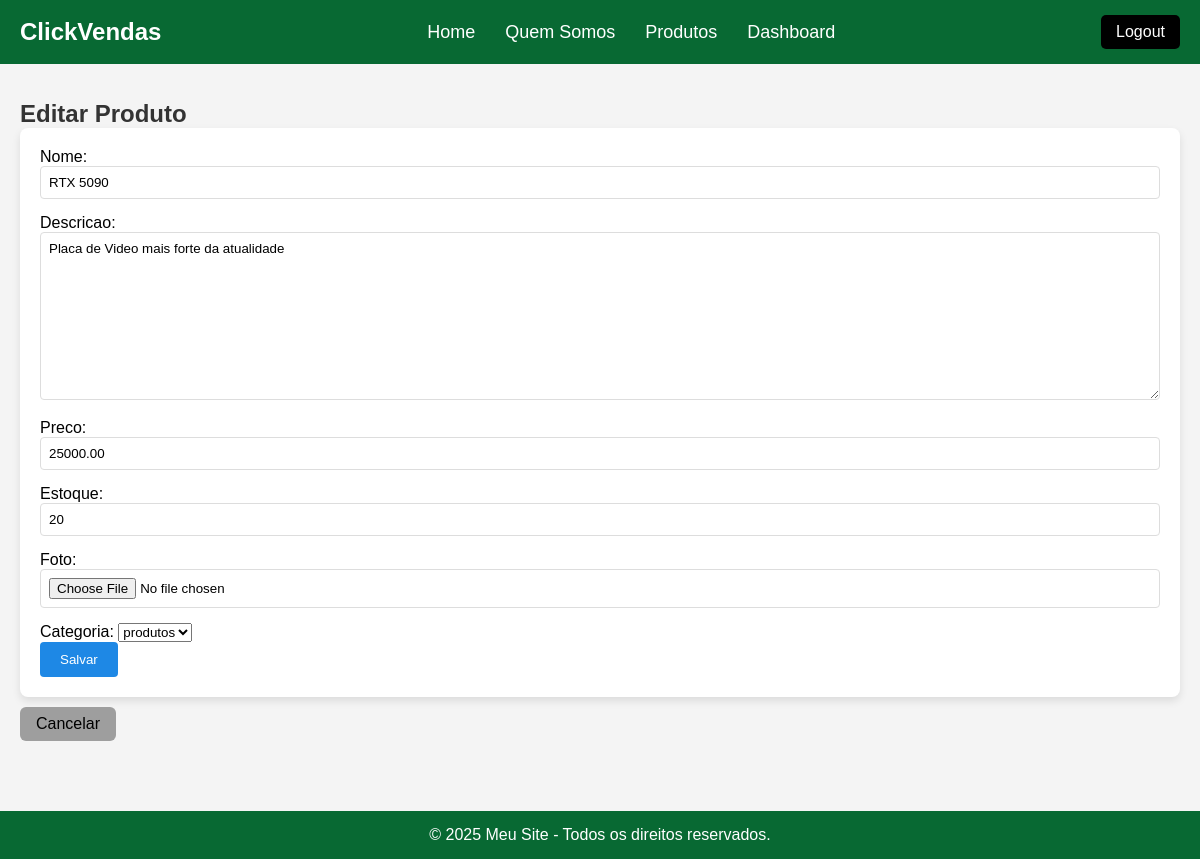
Page /produtos/editar/12/ (signed in) on the committed database.
### app/models.py (models this page shows, shortened)
class Produto(models.Model):
    nome = models.CharField(max_length=100)
    descricao = models.TextField()
    preco = models.DecimalField(max_digits=10, decimal_places=2)
    estoque = models.PositiveIntegerField()
    foto = models.ImageField(upload_to='imagens/', blank=True, null=True)
    categoria = models.ForeignKey(Categoria, on_delete=models.SET_NULL, null=True, blank=True)

class Categoria(models.Model):
    nome = models.CharField(max_length=50)
    def __str__(self):
        return self.nome

### app/views.py (the view)
# urls.py: path('produtos/editar/<int:pk>/', views.editar_produto, name='editar_produto'),
def editar_produto(request, pk):
    sessao = verificar_sessao(request)
    if sessao: return sessao
    produto = get_object_or_404(Produto, pk=pk)
    form = ProdutoForm(request.POST or None, request.FILES or None, instance=produto)
    if request.POST and form.is_valid():
        form.save()
        return redirect('listar_produtos')
    context = get_contexto_logado(request, {'form': form, 'titulo': 'Editar Produto'})
    return render(request, 'produtos/form.html', context)

### app/forms.py
class ProdutoForm(forms.ModelForm):
    foto = forms.ImageField(widget=forms.FileInput(attrs={'accept': 'image/*'}))
    class Meta:
        model = Produto
        fields = ['nome', 'descricao', 'preco', 'estoque', 'foto', 'categoria']
        widgets = {
            'categoria': forms.Select(attrs={
                'placeholder': 'Selecione uma categoria'
            }),
        }

### app/views.py (called while the page is built)
def verificar_sessao(request):
    if not request.session.get('email'):
        return redirect('index')
    return None

def get_contexto_logado(request, extras=None):
    contexto = extras or {}
    if request.session.get('email'):
        contexto['logado'] = True
    return contexto

### app/templates/produtos/form.html (shortened to what this page needs)
{% extends 'template.html' %}
{% block conteudo %}
<h1>{{ titulo }}</h1>
<form method="post" enctype="multipart/form-data">
  {{ form.as_p }}
  <button type="submit" class="btn">Salvar</button>
</form>
<a href="{% url 'listar_produtos' %}" class="btn btn-cancelar">Cancelar</a>
{% endblock %}

### app/static/style.css (style rules this page uses)
* { margin: 0; padding: 0; box-sizing: border-box; font-family: Arial, sans-serif; }
html, body { height: 100%; display: flex; flex-direction: column; }

### app/static/style_produto.css (style rules this page uses)
body { font-family: Arial, sans-serif; background-color: #f4f4f4; margin: 0; padding: 0; }
h1 { color: #333; font-size: 24px; }
a.btn { display: inline-block; padding: 8px 16px; text-decoration: none; border-radius: 6px; margin-top: 10px; transition: background-color 0.3s; }
a.btn-cancelar { background-color: #9e9e9e; color: black; }
form { background-color: #fff; padding: 20px; border-radius: 8px; box-shadow: 0 4px 8px rgba(0, 0, 0, 0.1); }
form input[type="text"], form input[type="number"], form textarea, form input[type="file"] { width: 100%; padding: 8px; margin-bottom: 15px; border: 1px solid #ddd; border-radius: 4px; }
form button { background-color: #1e88e5; color: white; padding: 10px 20px; border: none; border-radius: 4px; cursor: pointer; }

### rows in the picture
Produto: nome "RTX 5090", descricao "Placa de Video mais forte da atualidade", preco "25000.00", estoque "20", categoria "produtos"

### other values in the picture
{{ titulo }} "Editar Produto"
